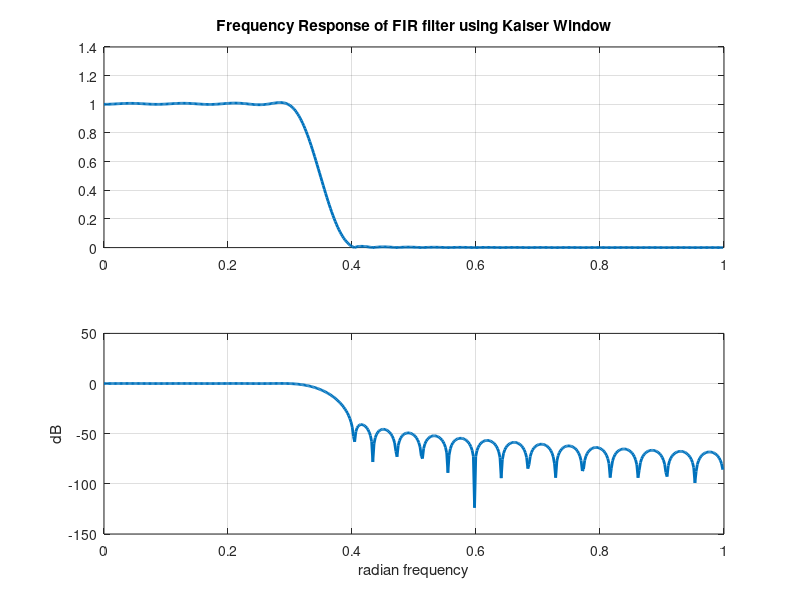

MATLAB code for this plot: (Note: this script raises an error after producing the figure.)
wsample = 100;
wp = 15;
ws = 20;
wpn = 2*wp/wsample;
wsn = 2*ws/wsample;
wn = (wpn + wsn)/2;
Rs = 40;
beta = 0.5842.*(Rs-21)^0.4+0.07886.*(Rs-21);
dw = (wsn - wpn)/2;
M = ((Rs-7.95)./(14.36*dw)) + 1;
N = round(M);
Kaiser_window_length = N
wk = kaiser(N,beta);
bk = fir1(N-1,wn,wk);
[H,w] = freqz(bk,1,512);
subplot(2,1,1);
plot(w/pi,abs(H), 'linewidth', 2);
title('Frequency Response of FIR filter using Kaiser Window');
grid on;
subplot(2,1,2);
plot(w/pi,20*log10(abs(H)), 'linewidth', 2);
xlabel('radian frequency');
ylabel('dB');
grid on;
figure('Name','impulse response');
nk = 0:N-1;
dimpulse(nk,bk);
title('Impulse Response of the FIR filter');
grid on;